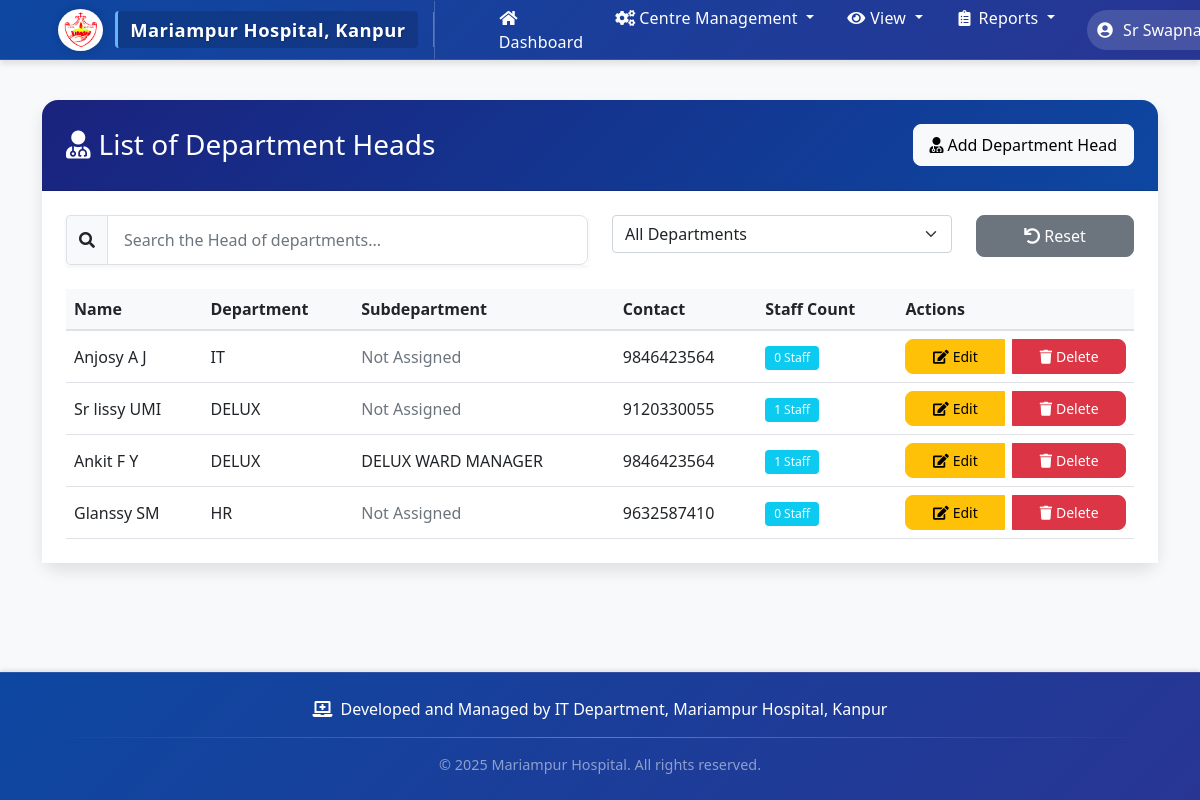
The app's page /department-heads/ (signed in) with its own data.
### staff_monitor/models.py (models this page shows, shortened)
class DepartmentHead(models.Model):
    user = models.OneToOneField(User, on_delete=models.CASCADE)
    department = models.ForeignKey(Department, on_delete=models.PROTECT)
    subdepartment = models.ForeignKey(SubDepartment, on_delete=models.PROTECT, null=True, blank=True)
    designation = models.CharField(max_length=100, default="Department Head")
    contact_number = models.CharField(max_length=15)
    joining_date = models.DateField(null=True, blank=True)
    appointment_date = models.DateField(null=True, blank=True)
    managed_staff = models.ManyToManyField('Staff', related_name='supervisors', blank=True)
    is_hr_head = models.BooleanField(default=False)

class Department(models.Model):
    name = models.CharField(max_length=100, unique=True)
    created_at = models.DateTimeField(auto_now_add=True)
    class Meta:
        ordering = ['name']

class SubDepartment(models.Model):
    name = models.CharField(max_length=100)
    department = models.ForeignKey(Department, related_name='subdepartments', on_delete=models.CASCADE)
    created_at = models.DateTimeField(auto_now_add=True)
    class Meta:
        ordering = ['name']
        unique_together = ['name', 'department']  # Prevent duplicate subdepartment names within a department

### staff_monitor/views.py (the view, shortened to what this page needs)
# urls.py: path('department-heads/', views.superintendent_list, name='superintendent_list'),
@login_required
def superintendent_list(request):
    if request.user.is_staff:
        superintendents = DepartmentHead.objects.all()
        departments = Department.objects.all()
        for superintendent in superintendents:
            staff_query = Staff.objects.filter(department=superintendent.department)
            if superintendent.subdepartment:
                staff_count = staff_query.filter(subdepartment=superintendent.subdepartment).count()
            else:
                staff_count = staff_query.count()
            superintendent.staff_count = staff_count
        return render(request, 'staff_monitor/superintendent_list.html', {
            'superintendents': superintendents,
            'departments': departments,
            'is_admin': True
        })

### staff_monitor/templates/staff_monitor/superintendent_list.html (shortened to what this page needs)
{% extends 'staff_monitor/base.html' %}
{% block content %}
<div class="card">
    <div class="card-header bg-primary text-white d-flex justify-content-between align-items-center">
        <h3 class="mb-0">
            <i class="fas fa-user-md me-2"></i>List of Department Heads
        </h3>
        {% if is_admin or is_hr_head and department_head.privileges.can_add_department_head %}
        <a href="{% url 'add_superintendent' %}" class="btn btn-light">
            <i class="fas fa-user-md me-1"></i>Add Department Head
        </a>
        {% endif %}
    </div>
    <div class="card-body">
        <div class="row mb-4">
            <div class="col-md-6">
                <div class="input-group">
                    <span class="input-group-text bg-light">
                        <i class="fas fa-search"></i>
                    </span>
                    <input type="text" id="superintendentSearch" class="form-control" placeholder="Search the Head of departments...">
                </div>
            </div>
            {% if is_admin or is_hr_head %}
            <div class="col-md-4">
                <select id="departmentFilter" class="form-select">
                    <option value="">All Departments</option>
                </select>
            </div>
            <div class="col-md-2">
                <button id="resetFilters" class="btn btn-secondary w-100">
                    <i class="fas fa-undo me-1"></i>Reset
                </button>
            </div>
            {% endif %}
        </div>
        {% if show_by_department %}
        <div class="accordion" id="departmentsAccordion">
            {% for dept_id, dept_data in superintendents_by_department.items %}
            <div class="accordion-item mb-3 department-section" data-department="{{ dept_data.name }}">
                <h2 class="accordion-header" id="heading{{ dept_id }}">
                    <button class="accordion-button" type="button" data-bs-toggle="collapse" data-bs-target="#collapse{{ dept_id }}" aria-expanded="true" aria-controls="collapse{{ dept_id }}">
                        <i class="fas fa-hospital me-2"></i>{{ dept_data.name }} Department
                        <span class="badge bg-primary ms-2">{{ dept_data.department_heads.count }} Department Heads</span>
                    </button>
                </h2>
                <div id="collapse{{ dept_id }}" class="accordion-collapse collapse show" aria-labelledby="heading{{ dept_id }}" data-bs-parent="#departmentsAccordion">
                    <div class="accordion-body p-0">
                        <div class="table-responsive">
                            <table class="table table-hover mb-0">
                                <thead class="table-light">
                                    <tr>
                                        <th>Name</th>
                                        <th>Subdepartment</th>
                                        <th>Contact</th>
                                        <th>Staff Count</th>
                                        <th>Actions</th>
                                    </tr>
                                </thead>
                                <tbody>
                                    {% for superintendent in dept_data.department_heads %}
                                    <tr class="superintendent-row">
                                        <td>{{ superintendent.user.get_full_name }}</td>
                                        <td>
                                            {% if superintendent.subdepartment %}
                                                {{ superintendent.subdepartment.name }}
                                            {% else %}
                                                <span class="text-muted">Not Assigned</span>
                                            {% endif %}
                                        </td>
                                        <td>{{ superintendent.contact_number }}</td>
                                        <td>
                                            <span class="badge bg-info">
                                                {{ superintendent.staff_count }} Staff
                                            </span>
                                        </td>
                                        <td>
                                            <div class="btn-group">
                                                {% if is_hr_head and department_head.privileges.can_edit_department_head %}
                                                <a href="{% url 'edit_superintendent' superintendent.id %}" class="btn btn-warning btn-sm">
                                                    <i class="fas fa-edit me-1"></i>Edit
                                                </a>
                                                {% endif %}
                                                {% if is_hr_head and department_head.privileges.can_delete_department_head %}
                                                <button class="btn btn-danger btn-sm delete-department-head"
                                                        data-superintendent-id="{{ superintendent.id }}"
                                                        data-superintendent-name="{{ superintendent.user.get_full_name }}">
                                                    <i class="fas fa-trash me-1"></i>Delete
                                                </button>
                                                {% endif %}
                                            </div>
                                        </td>
                                    </tr>
                                    {% empty %}
                                    <tr>
                                        <td colspan="5" class="text-center py-4">
                                            <i class="fas fa-user-md text-muted me-2"></i>No department heads found
                                        </td>
                                    </tr>
                                    {% endfor %}
                                </tbody>
                            </table>
                        </div>
                    </div>
                </div>
            </div>
            {% endfor %}
        </div>
        {% else %}
        <div class="table-responsive">
            <table class="table table-hover">
                <thead class="table-light">
                    <tr>
                        <th>Name</th>
                        <th>Department</th>
                        <th>Subdepartment</th>
                        <th>Contact</th>
                        <th>Staff Count</th>
                        <th>Actions</th>
                    </tr>
                </thead>
                <tbody>
                    {% for superintendent in superintendents %}
                    <tr class="superintendent-row">
                        <td>{{ superintendent.user.get_full_name }}</td>
                        <td>{{ superintendent.department.name }}</td>
                        <td>
                            {% if superintendent.subdepartment %}
                                {{ superintendent.subdepartment.name }}
                            {% else %}
                                <span class="text-muted">Not Assigned</span>
                            {% endif %}
                        </td>
                        <td>{{ superintendent.contact_number }}</td>
                        <td>
                            <span class="badge bg-info">
                                {{ superintendent.staff_count }} Staff
                            </span>
                        </td>
                        <td>
                            <div class="btn-group">
                                <a href="{% url 'edit_superintendent' superintendent.id %}" class="btn btn-warning btn-sm">
                                    <i class="fas fa-edit me-1"></i>Edit
                                </a>
                                <button class="btn btn-danger btn-sm delete-department-head"
                                        data-superintendent-id="{{ superintendent.id }}"
                                        data-superintendent-name="{{ superintendent.user.get_full_name }}">
                                    <i class="fas fa-trash me-1"></i>Delete
                                </button>
                            </div>
                        </td>
                    </tr>
                    {% empty %}
                    <tr>
                        <td colspan="6" class="text-center py-4">
                            <i class="fas fa-user-md text-muted me-2"></i>No department heads found
                        </td>
                    </tr>
                    {% endfor %}
                </tbody>
            </table>
        </div>
        {% endif %}
    </div>
</div>
{% endblock %}

### staff_monitor/templates/staff_monitor/base.html (shortened to what this page needs)
{% load static %}
<!DOCTYPE html>
<html lang="en">
<head>
    <link href="https://cdn.jsdelivr.net/npm/bootstrap@5.1.3/dist/css/bootstrap.min.css" rel="stylesheet">
    <link href="https://cdnjs.cloudflare.com/ajax/libs/font-awesome/5.15.4/css/all.min.css" rel="stylesheet">
    <link href="https://cdn.jsdelivr.net/npm/sweetalert2@11.7.32/dist/sweetalert2.min.css" rel="stylesheet">
</head>
<body>
    <nav class="navbar navbar-expand-lg navbar-dark">
        <div class="container">
            <a class="navbar-brand" href="{% url 'dashboard' %}">
                <img src="{% static 'images/hospital-logo.png' %}" alt="Hospital Logo">
                <span class="hospital-name">Mariampur Hospital, Kanpur</span>
            </a>
            {% if request.path != '/login/' %}
            {% if user.is_authenticated %}
            <div class="collapse navbar-collapse" id="navbarNav">
                <ul class="navbar-nav me-auto">
                    <li class="nav-item">
                        <a class="nav-link nav-btn" href="{% url 'dashboard' %}">
                            <i class="fas fa-home me-1"></i>Dashboard
                        </a>
                    </li>
                {% if user.is_staff %}
                    <li class="nav-item dropdown">
                        <a class="nav-link dropdown-toggle nav-btn" href="#" id="centerManagementDropdown" role="button" data-bs-toggle="dropdown" aria-expanded="false">
                            <i class="fas fa-cogs me-1"></i>Centre Management
                        </a>
                    </li>
                    <li class="nav-item dropdown">
                        <a class="nav-link dropdown-toggle nav-btn" href="#" id="viewDropdown" role="button" data-bs-toggle="dropdown" aria-expanded="false">
                            <i class="fas fa-eye me-1"></i>View
                        </a>
                    </li>
                    <li class="nav-item dropdown">
                        <a class="nav-link dropdown-toggle nav-btn" href="#" id="reportsDropdown" role="button" data-bs-toggle="dropdown" aria-expanded="false">
                            <i class="fas fa-clipboard-list me-1"></i>Reports
                        </a>
                    </li>
                {% endif %}
                </ul>
                <ul class="navbar-nav ms-auto">
                    <li class="nav-item dropdown">
                        <a class="nav-link dropdown-toggle user-dropdown-btn" href="#" id="userDropdown" role="button" data-bs-toggle="dropdown" aria-expanded="false">
                            <i class="fas fa-user-circle me-1"></i>
                            {{ user.get_full_name|default:user.username }}
                        </a>
                    </li>
                </ul>
            </div>
            {% endif %}
            {% endif %}
        </div>
    </nav>
    <div class="content-wrapper">
    <div class="container mt-4">
        {% block content %}
        {% endblock %}
    </div>
    </div>
    <footer class="footer">
        <div class="container">
            <div class="footer-content">
                <i class="fas fa-laptop-medical"></i>
                <span>Developed and Managed by IT Department, Mariampur Hospital, Kanpur</span>
            </div>
            <div class="footer-divider"></div>
            <div class="text-center text-white-50" style="font-size: 0.9rem;">
                <span>&copy; {% now "Y" %} Mariampur Hospital. All rights reserved.</span>
            </div>
        </div>
    </footer>
</body>
</html>

### records on screen
DepartmentHead: user.get_full_name "Anjosy A J", department.name "IT", shows "Not Assigned", contact_number "9846423564", staff_count "0"
DepartmentHead: user.get_full_name "Sr lissy UMI", department.name "DELUX", shows "Not Assigned", contact_number "9120330055", staff_count "1"
DepartmentHead: user.get_full_name "Ankit F Y", department.name "DELUX", subdepartment.name "DELUX WARD MANAGER", contact_number "9846423564", staff_count "1"
DepartmentHead: user.get_full_name "Glanssy SM", department.name "HR", shows "Not Assigned", contact_number "9632587410", staff_count "0"

### other values on screen
{{ user.get_full_name|default:user.username }} "Sr…"
